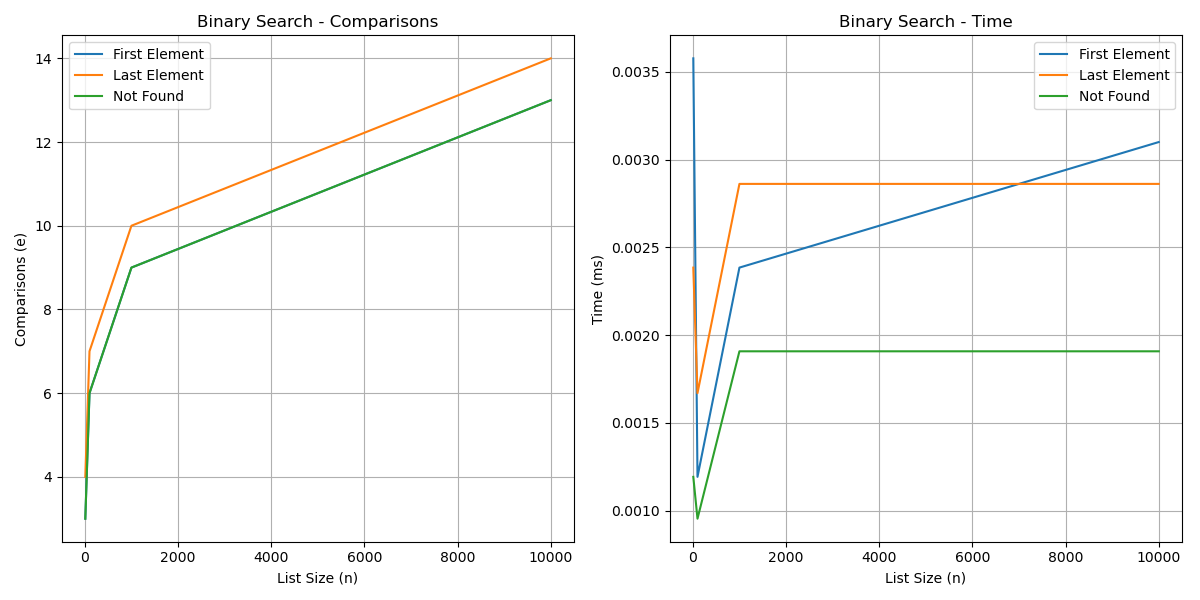

The Python source for this figure:
import time
import random
import matplotlib.pyplot as plt


# Function to generate a sorted list of n random numbers
def generate_sorted_list(n):
    return sorted([random.randint(1, 100000) for _ in range(n)])


# Binary Search Algorithm
def binary_search(x, L):
    comparisons = 0
    low, high = 0, len(L) - 1
    while low <= high:
        comparisons += 1
        mid = (low + high) // 2
        if L[mid] == x:
            return mid, comparisons
        elif L[mid] < x:
            low = mid + 1
        else:
            high = mid - 1
    return -1, comparisons


# Function to measure time and comparisons
def measure_performance(A, x):
    start_time = time.time()
    index, comparisons = binary_search(x, A)
    end_time = time.time()
    return comparisons, (end_time - start_time) * 1000  # Convert to milliseconds


# Main function to run the experiments
def run_experiments():
    sizes = [10, 100, 1000, 10000]
    results = {
        "e_first": [],
        "e_last": [],
        "e_not_found": [],
        "t_first": [],
        "t_last": [],
        "t_not_found": [],
    }

    for n in sizes:
        A = generate_sorted_list(n)

        # Case 1: x is the first element
        e_first, t_first = measure_performance(A, A[0])
        results["e_first"].append(e_first)
        results["t_first"].append(t_first)

        # Case 2: x is the last element
        e_last, t_last = measure_performance(A, A[-1])
        results["e_last"].append(e_last)
        results["t_last"].append(t_last)

        # Case 3: x is not in the list
        e_not_found, t_not_found = measure_performance(A, -1)
        results["e_not_found"].append(e_not_found)
        results["t_not_found"].append(t_not_found)

    return results, sizes


# Function to plot results
def plot_results(results, sizes):
    plt.figure(figsize=(12, 6))

    # Plot comparisons
    plt.subplot(1, 2, 1)
    plt.plot(sizes, results["e_first"], label="First Element")
    plt.plot(sizes, results["e_last"], label="Last Element")
    plt.plot(sizes, results["e_not_found"], label="Not Found")
    plt.xlabel("List Size (n)")
    plt.ylabel("Comparisons (e)")
    plt.title("Binary Search - Comparisons")
    plt.legend()
    plt.grid()

    # Plot time
    plt.subplot(1, 2, 2)
    plt.plot(sizes, results["t_first"], label="First Element")
    plt.plot(sizes, results["t_last"], label="Last Element")
    plt.plot(sizes, results["t_not_found"], label="Not Found")
    plt.xlabel("List Size (n)")
    plt.ylabel("Time (ms)")
    plt.title("Binary Search - Time")
    plt.legend()
    plt.grid()

    plt.tight_layout()
    plt.show()


# Run experiments and plot results
results, sizes = run_experiments()
plot_results(results, sizes)

# Print results in table format
print("Binary Search Results")
print(f"{'n':<10}{'e_first':<15}{'e_last':<15}{'e_not_found':<15}")
for i, n in enumerate(sizes):
    print(
        f"{n:<10}{results['e_first'][i]:<15}{results['e_last'][i]:<15}{results['e_not_found'][i]:<15}"
    )

print(f"\n{'n':<10}{'t_first':<15}{'t_last':<15}{'t_not_found':<15}")
for i, n in enumerate(sizes):
    print(
        f"{n:<10}{results['t_first'][i]:<15.4f}{results['t_last'][i]:<15.4f}{results['t_not_found'][i]:<15.4f}"
    )
